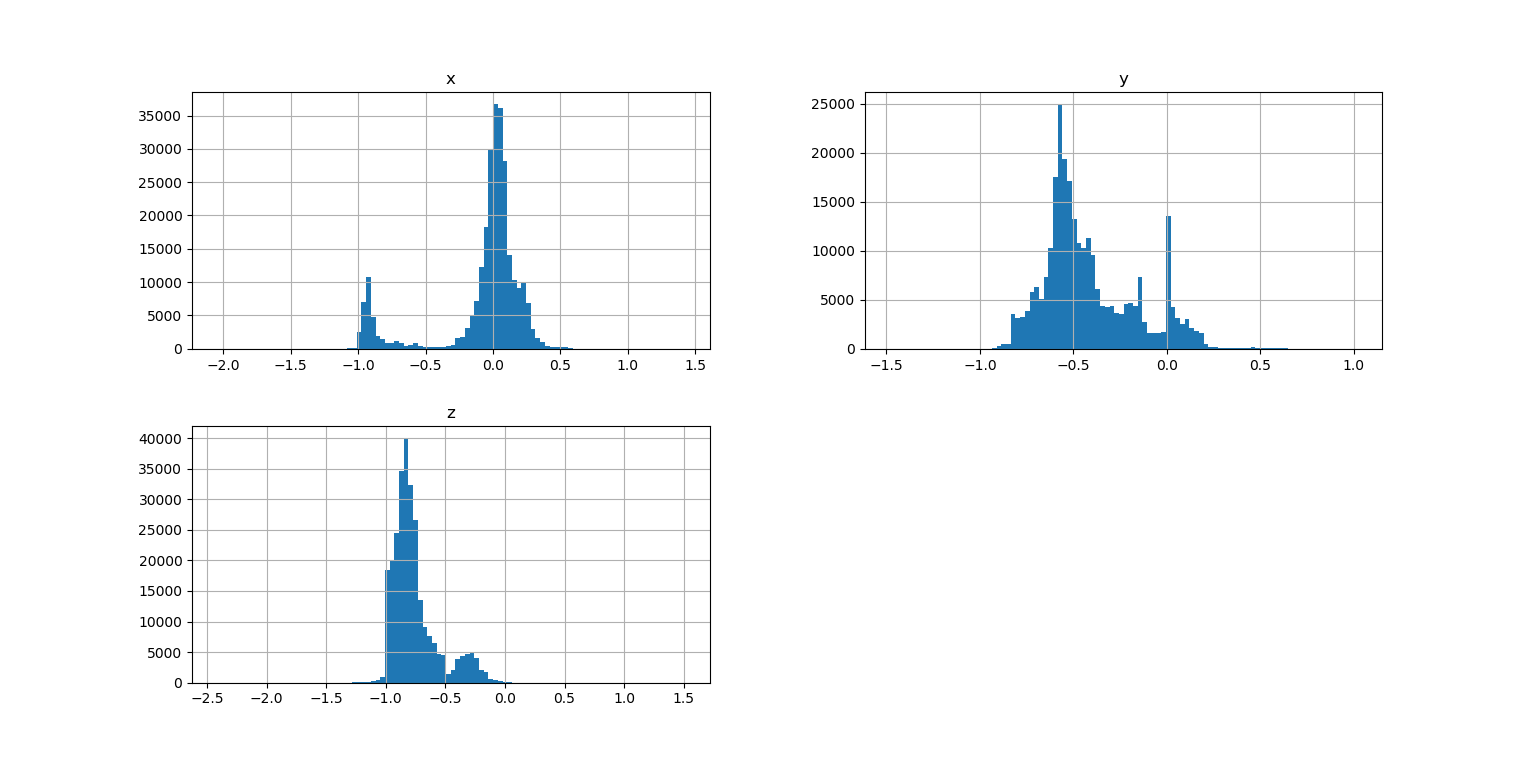

Recreate this plot in Python.
import pandas as pd
import matplotlib.pyplot as plt
import os

HOUSING_PATH="E:/jupyter-notebook"
def load_housing_data(housing_path=HOUSING_PATH):
    csv_path=os.path.join(housing_path,"acc-anx-fm.csv")
    return pd.read_csv(csv_path)

housing=load_housing_data()
#绘制直方图
housing.hist(bins=100,figsize=(15,10))#bins表示直方图中柱子的数量，figsize是每张图的大小
plt.show()
